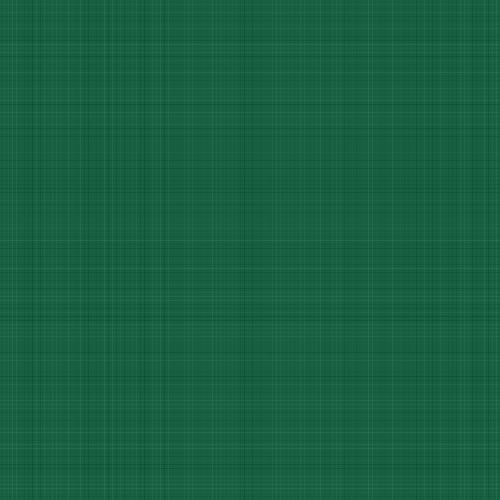
#> input picture test_samples/emerald_cotton_linen.jpg, 500 x 500 px
$ python -i cleanup.py   (imports and definitions only)
#> lines starting #> are read from the running program, lines starting #| are printed output that depends on the picture
import os
import cv2
import numpy as np
from PIL import Image

def auto_white_balance(img: np.ndarray) -> np.ndarray:
    """
    Applies Gray World white balancing algorithm to correct color cast.
    """
    result = cv2.cvtColor(img, cv2.COLOR_BGR2LAB)
    avg_a = np.average(result[:, :, 1])
    avg_b = np.average(result[:, :, 2])
    # Shift a and b channels towards neutral (128)
    result[:, :, 1] = result[:, :, 1] - ((avg_a - 128) * (result[:, :, 0] / 255.0) * 1.1)
    result[:, :, 2] = result[:, :, 2] - ((avg_b - 128) * (result[:, :, 0] / 255.0) * 1.1)
    return cv2.cvtColor(result, cv2.COLOR_LAB2BGR)

def auto_exposure(img: np.ndarray) -> np.ndarray:
    """
    Applies CLAHE (Contrast Limited Adaptive Histogram Equalization)
    on the L-channel to balance exposure without blowing out highlights.
    """
    lab = cv2.cvtColor(img, cv2.COLOR_BGR2LAB)
    l, a, b = cv2.split(lab)
    clahe = cv2.createCLAHE(clipLimit=2.0, tileGridSize=(8, 8))
    cl = clahe.apply(l)
    # Blend slightly with original to preserve natural fabric softness
    cl = cv2.addWeighted(cl, 0.7, l, 0.3, 0)
    limg = cv2.merge((cl, a, b))
    return cv2.cvtColor(limg, cv2.COLOR_LAB2BGR)

def auto_crop_fabric(img: np.ndarray, margin_percent: float = 0.08) -> np.ndarray:
    """
    Detects the main fabric region and crops away background/edges.
    If the image is already primarily fabric, crops a central square/rectangle.
    """
    h, w = img.shape[:2]
    gray = cv2.cvtColor(img, cv2.COLOR_BGR2GRAY)

    # Check variance of color to see if edges contain distinct borders (like table or tape)
    # Default to safe center crop that guarantees 100% fabric content
    mh = int(h * margin_percent)
    mw = int(w * margin_percent)
    cropped = img[mh:h-mh, mw:w-mw]
    return cropped

def clean_fabric_image(input_path_or_bytes, output_path: str = None) -> Image.Image:
    """
    Main cleanup pipeline:
    1. Load image (file path or bytes)
    2. Auto-crop margin
    3. Auto white balance
    4. Auto exposure / contrast enhancement
    5. Return PIL Image (RGB)
    """
    if isinstance(input_path_or_bytes, (str, os.PathLike)):
        img = cv2.imread(str(input_path_or_bytes))
#> img is the input picture: shape (500, 500, 3); mean B, G, R 65.5, 95.5, 24.5
        if img is None:
            raise ValueError(f"Could not read image from {input_path_or_bytes}")
    elif isinstance(input_path_or_bytes, bytes):
        nparr = np.frombuffer(input_path_or_bytes, np.uint8)
        img = cv2.imdecode(nparr, cv2.IMREAD_COLOR)
        if img is None:
            raise ValueError("Could not decode image bytes")
    else:
        # Assume numpy array or PIL
        img = np.array(input_path_or_bytes)
        if img.shape[2] == 4:
            img = cv2.cvtColor(img, cv2.COLOR_RGBA2BGR)
        else:
            img = cv2.cvtColor(img, cv2.COLOR_RGB2BGR)

    # Pipeline steps
    cropped = auto_crop_fabric(img)
#> in auto_crop_fabric, `gray = cv2.cvtColor(img, cv2.COLOR_BGR2GRAY)`:
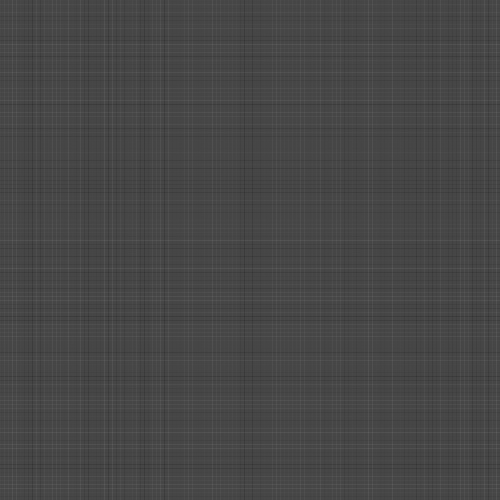
#> gray: shape (500, 500); min 49, max 93, mean 70.5
    wb = auto_white_balance(cropped)
#> in auto_white_balance, `result = cv2.cvtColor(img, cv2.COLOR_BGR2LAB)`: result: shape (420, 420, 3); mean of channels 0, 1, 2 90.8, 98.8, 139.1
#> in auto_white_balance, `avg_a = np.average(result[:, :, 1])`: avg_a = 98.8
#> in auto_white_balance, `avg_b = np.average(result[:, :, 2])`: avg_b = 139.1
#> in auto_white_balance, `result[:, :, 1] = result[:, :, 1] - ((avg_a - 128) * (result[:, :, 0] ..`: result: shape (420, 420, 3); mean of channels 0, 1, 2 90.8, 109.8, 139.1
#> in auto_white_balance, `result[:, :, 2] = result[:, :, 2] - ((avg_b - 128) * (result[:, :, 0] ..`: result: shape (420, 420, 3); mean of channels 0, 1, 2 90.8, 109.8, 134.1
#> in auto_white_balance, `return cv2.cvtColor(result, cv2.COLOR_LAB2BGR)`:
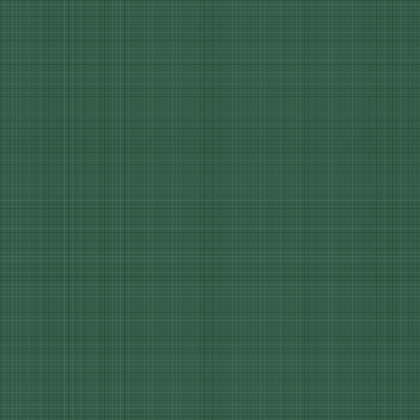
#> returned value: shape (420, 420, 3); mean B, G, R 73.5, 91.6, 53.3
    enhanced = auto_exposure(wb)
#> in auto_exposure, `lab = cv2.cvtColor(img, cv2.COLOR_BGR2LAB)`: lab: shape (420, 420, 3); mean of channels 0, 1, 2 90.8, 109.8, 134.1
#> in auto_exposure, `l, a, b = cv2.split(lab)`:
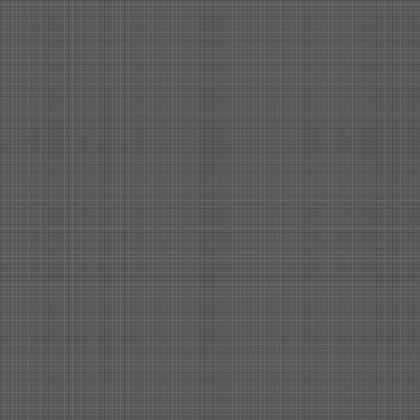
#> l: shape (420, 420); min 69, max 113, mean 90.8
#> in auto_exposure, `limg = cv2.merge((cl, a, b))`: limg: shape (420, 420, 3); mean of channels 0, 1, 2 94.7, 109.8, 134.1

    # Convert BGR back to RGB for PIL
    rgb = cv2.cvtColor(enhanced, cv2.COLOR_BGR2RGB)
    pil_img = Image.fromarray(rgb)

    if output_path:
        os.makedirs(os.path.dirname(os.path.abspath(output_path)), exist_ok=True)
        pil_img.save(output_path, "JPEG", quality=95)

    return pil_img

>>> result = clean_fabric_image('../../test_samples/emerald_cotton_linen.jpg')

$ run again, on test_samples/royal_banarasi_silk.jpg
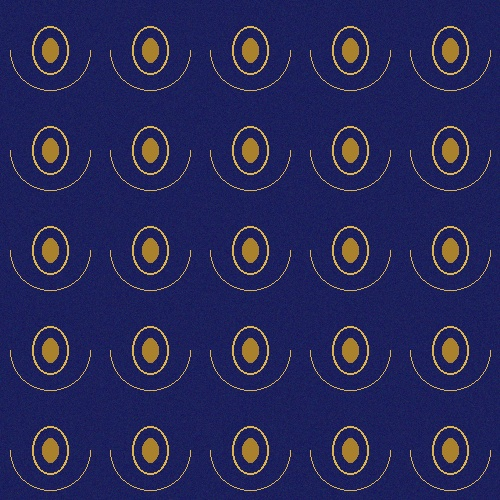
#> input picture test_samples/royal_banarasi_silk.jpg, 500 x 500 px
#> in clean_fabric_image, img is the input picture: shape (500, 500, 3); mean B, G, R 89.4, 40.1, 39.2
#> avg_a = 145.8
#> avg_b = 99.18
#> lab: shape (420, 420, 3); mean of channels 0, 1, 2 49.7, 141.4, 104.7
#> in auto_exposure, `cl = clahe.apply(l)`:
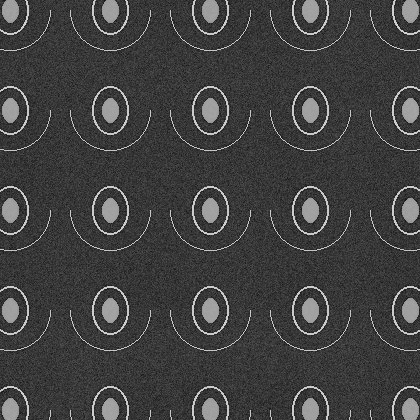
#> cl: shape (420, 420); min 15, max 213, mean 64.7
#> limg: shape (420, 420, 3); mean of channels 0, 1, 2 60.2, 141.4, 104.7
#> in auto_exposure, `return cv2.cvtColor(limg, cv2.COLOR_LAB2BGR)`:
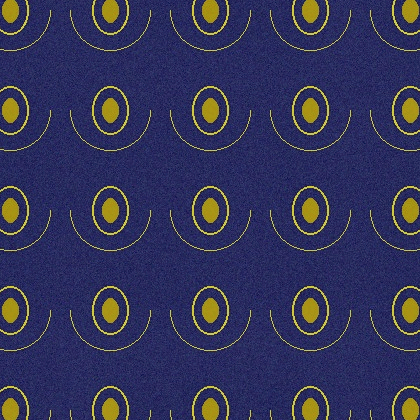
#> returned value: shape (420, 420, 3); mean B, G, R 89.6, 52.5, 51.5
